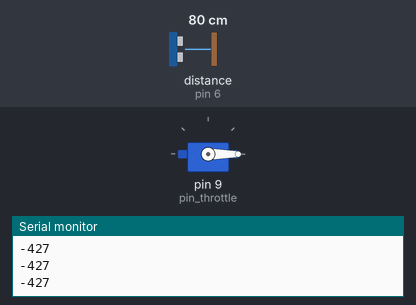
Bench run of a sketch on a simulated Arduino Uno, built with avr-gcc and run on an emulated ATmega328P. On the bench: servo, the last lines printed to the serial monitor. Wiring (inferred from the names in the program): ultrasonic range finder: trigger pin 7; echo pin 6. The inputs (shaded band) are chosen by the test bench; at power-on: distance to the obstacle (sensor on pin 6) 80 cm. The echo pulse lasts 58.3 µs per cm.

Above: at 1.2 s.
1.3 s: distance to the obstacle (sensor on pin 6) set to 2 cm
At 2.3 s:
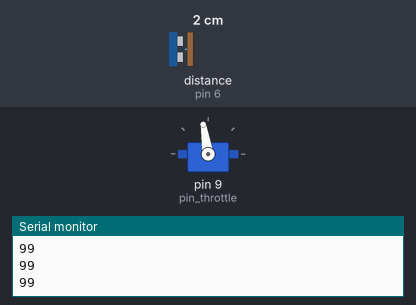
2.8 s: distance to the obstacle (sensor on pin 6) set to 9 cm
At 3.9 s:
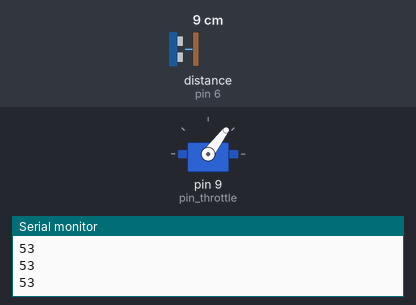
4.3 s: distance to the obstacle (sensor on pin 6) set to 18 cm
At 5.7 s:
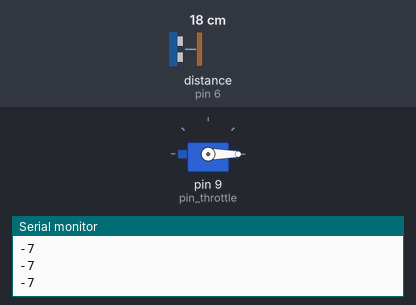
Timing chart, 0 to 7.3 s (numbered marks = the images above; inputs shaded):
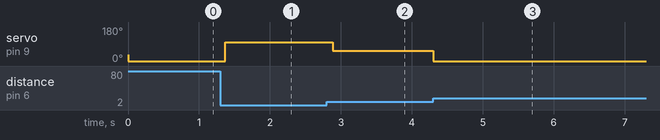

The sketch:

cart_final.ino
```cpp
/*
  Author:       Adge Denkers (adge.denkers@gmail.com)
  File Name:    cart_throttle.ino
  File Version: 1.0
  Date Created: 2020-09-29
  Date Revised:
  Description:  Control throttle using a servo motor attached to the carburator,
                by using an ultrasonic distance sensor under the throttle peddal
                to measure distance from peddal to floor.
*/

/*
  Wire Colors
  ===========
  Ultrasonic Distance Sensor
  --------------------------
  Green   = Power
  Red     = Trigger // pin 7
  Black   = Echo    // pin 6
  White   = Ground

  Servo Motor
  --------------------------
  Brown   = Ground
  Red     = Power
  Orange  = Signal  // pin 9

*/

// Included Libraries
#include <Servo.h>

// Constants
int pin_throttle = 9;
int pin_ult_echo = 6;
int pin_ult_trig = 7;

int t_off = 11;   // distance (in cm) from floor, where throttle is off
int t_max = 2;    // distance (in cm) from floor, where throttle is at max
int s_off = 33;   // angle at which the servo turns off the carburator
int s_max = 93;   // angle at which the servo has the carburator at max throttle


// Variables
int dis = 0;      // current distance (in cm) from throttle peddal to floor
int angle = 0;    // angle of the servo motor (throttle)

// Objects
Servo throttle;

// Functions
// ==================================================================
// ----- readDistance(trigger, echo) -----
long readDistance(int triggerPin, int echoPin) {

  int t = 0;        // travel time from sensor to floor, in microseconds
  long d = 0.00000;   // distance from peddal to floor in cm

  // Clear the trigger
  pinMode(triggerPin, OUTPUT);

  // Set the trigger pin to LOW state
  digitalWrite(triggerPin, LOW);

  // Wiat 2 microseconds
  delayMicroseconds(2);

  // Sets the trigger pin to HIGH state for 10 microseconds
  digitalWrite(triggerPin, HIGH);
  delayMicroseconds(10);

  // Sets the trigger pin back to LOW state
  digitalWrite(triggerPin, LOW);

  // Read the Echo Pin
  pinMode(echoPin, INPUT);

  // Set d to the sound wave travel time in microseconds
  t = pulseIn(echoPin, HIGH);

  // Convert time in microseconds to the distance to floor in cm
  d = t * 0.01723;

  // Return the distance
  return d;
}


// Setup Function
void setup() {

  // Start Serial Monitor
  Serial.begin(9600);

  // Attach the Throttle Servo to the throttle pin
  throttle.attach(pin_throttle);
  throttle.write(s_off);
}

// Main Loop
void loop() {

  dis = readDistance(pin_ult_trig, pin_ult_echo);

  angle = map(dis, t_off, t_max, s_off, s_max);
  //analogWrite(pin_throttle, angle);
  throttle.write(angle);
  Serial.println(angle);
  delay(100);
}
```

Measured:
- after the input at 1.3 s, servo on pin 9 (pin_throttle): 0° → 99° after 0.07 s
- after the input at 2.8 s, servo on pin 9 (pin_throttle): 99° → 53° after 0.09 s
- after the input at 4.3 s, servo on pin 9 (pin_throttle): 53° → 0° at once
